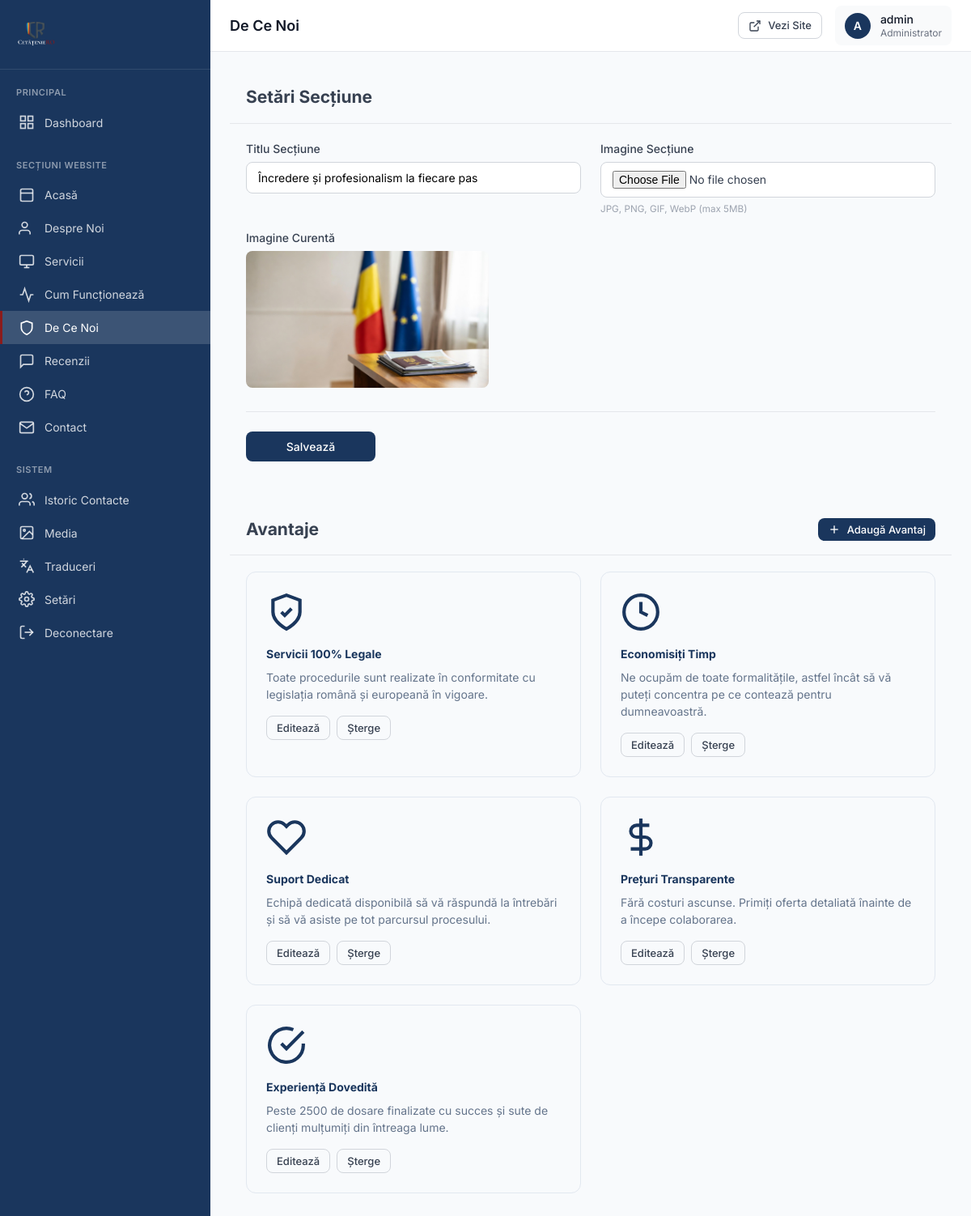
Page /admin/sections/why-us.php (signed in) on the committed database.
### tables this page shows
CREATE TABLE `why_us` (
  `id` int(11) NOT NULL,
  `section_label` varchar(100) DEFAULT NULL,
  `title` varchar(255) DEFAULT NULL,
  `image_url` text DEFAULT NULL,
  `created_at` timestamp NOT NULL DEFAULT current_timestamp(),
  `updated_at` timestamp NOT NULL DEFAULT current_timestamp() ON UPDATE current_timestamp()
);

CREATE TABLE `why_us_items` (
  `id` int(11) NOT NULL,
  `icon_svg` text DEFAULT NULL,
  `title` varchar(255) NOT NULL,
  `description` text DEFAULT NULL,
  `sort_order` int(11) DEFAULT 0,
  `enabled` tinyint(1) DEFAULT 1,
  `created_at` timestamp NOT NULL DEFAULT current_timestamp(),
  `updated_at` timestamp NOT NULL DEFAULT current_timestamp() ON UPDATE current_timestamp()
);

### admin/sections/why-us.php (the view, shortened to what this page needs)
<?php
require_once '../../config.php';
$section = $pdo->query("SELECT * FROM why_us WHERE id = 1")->fetch(PDO::FETCH_ASSOC);
$items = $pdo->query("SELECT * FROM why_us_items ORDER BY sort_order ASC")->fetchAll(PDO::FETCH_ASSOC);
include '../includes/header.php';
?>
<div class="content-card">
    <div class="card-header">
        <h2>Setări Secțiune</h2>
    </div>
    <div class="card-body">
        <form method="POST" enctype="multipart/form-data">
            <div class="form-row">
                <div class="form-group col-md-6">
                    <label for="title">Titlu Secțiune</label>
                    <input type="text" id="title" name="title" class="form-control"
                           value="<?php echo htmlspecialchars($section['title'] ?? 'De Ce Să Ne Alegeți'); ?>" required>
                </div>
                <div class="form-group col-md-6">
                    <label for="image">Imagine Secțiune</label>
                    <input type="file" id="image" name="image" class="form-control" accept="image/*">
                    <small class="form-text text-muted">JPG, PNG, GIF, WebP (max 5MB)</small>
                </div>
            </div>
            <?php if (!empty($section['image_url'])): ?>
            <div class="form-row">
                <div class="form-group col-md-12">
                    <label>Imagine Curentă</label>
                    <div class="current-image-preview" style="max-width: 300px;">
                        <img src="<?php echo htmlspecialchars($section['image_url']); ?>" alt="Imagine curentă" style="width: 100%; border-radius: 8px;">
                    </div>
                </div>
            </div>
            <?php endif; ?>
            <div class="form-actions">
                <button type="submit" class="btn btn-primary">Salvează</button>
            </div>
        </form>
    </div>
</div>
<div class="content-card mt-4">
    <div class="card-header">
        <h2>Avantaje</h2>
        <button type="button" class="btn btn-sm btn-primary" onclick="openItemModal()">
            <svg viewBox="0 0 24 24" fill="none" stroke="currentColor" stroke-width="2">
                <line x1="12" y1="5" x2="12" y2="19"/><line x1="5" y1="12" x2="19" y2="12"/>
            </svg>
            Adaugă Avantaj
        </button>
    </div>
    <div class="card-body">
        <?php if (empty($items)): ?>
            <div class="empty-state"><p>Nu există avantaje. Adăugați primul avantaj.</p></div>
        <?php else: ?>
            <div class="advantages-grid">
                <?php foreach ($items as $item): ?>
                <div class="advantage-card">
                    <div class="advantage-icon"><?php echo html_entity_decode($item['icon_svg']); ?></div>
                    <h4><?php echo htmlspecialchars($item['title']); ?></h4>
                    <p><?php echo htmlspecialchars($item['description']); ?></p>
                    <div class="advantage-actions">
                        <button type="button" class="btn btn-sm btn-outline"
                                onclick="editItem(<?php echo htmlspecialchars(json_encode(array_merge($item, ['icon_svg' => html_entity_decode($item['icon_svg'])]))); ?>)">Editează</button>
                        <form method="POST" style="display:inline" onsubmit="return confirmDelete()">
                            <button type="submit" class="btn btn-sm btn-outline btn-danger">Șterge</button>
                        </form>
                    </div>
                </div>
                <?php endforeach; ?>
            </div>
        <?php endif; ?>
    </div>
</div>
<?php include '../includes/footer.php'; ?>

### admin/assets/css/admin.css (style rules this page uses)
:root { --admin-primary: #1a365d; --admin-primary-dark: #0f2341; --admin-primary-light: #2c5282; --admin-accent: #8b1c1c; --admin-accent-light: #a52a2a; --admin-success: #10b981; --admin-warning: #f59e0b; --admin-error: #ef4444; --admin-info: #3b82f6; --admin-bg: #f8fafc; --admin-white: #ffffff; --admin-gray-50: #f9fafb; --admin-gray-100: #f3f4f6; --admin-gray-200: #e5e7eb; --admin-gray-300: #d1d5db; --admin-gray-400: #9ca3af; --admin-gray-500: #6b7280; --admin-gray-600: #4b5563; --admin-gray-700: #374151; --admin-gray-800: #1f2937; --admin-gray-900: #111827; --admin-sidebar-width: 260px; --admin-header-height: 64px; --admin-radius: 8px; --admin-radius-lg: 12px; --admin-shadow: 0 1px 3px rgba(0,0,0,0.1); --admin-shadow-lg: 0 10px 25px rgba(0,0,0,0.1); --admin-font: 'Inter', -apple-system, BlinkMacSystemFont, sans-serif; }
* { box-sizing: border-box; margin: 0; padding: 0; }
body { font-family: var(--admin-font); font-size: 14px; line-height: 1.5; color: var(--admin-gray-700); background-color: var(--admin-bg); }
img { max-width: 100%; height: auto; }
.form-group { display: flex; flex-direction: column; gap: 6px; }
.form-group label { font-weight: 500; color: var(--admin-gray-700); font-size: 14px; }
.form-group input, .form-group select, .form-group textarea { width: 100%; padding: 10px 14px; border: 1px solid var(--admin-gray-300); border-radius: var(--admin-radius); font-size: 14px; font-family: inherit; transition: all 0.2s; background: var(--admin-white); }
.form-row { display: grid; grid-template-columns: repeat(2, 1fr); gap: 16px; }
.btn { display: inline-flex; align-items: center; justify-content: center; gap: 8px; padding: 10px 20px; border: none; border-radius: var(--admin-radius); font-size: 14px; font-weight: 500; font-family: inherit; cursor: pointer; transition: all 0.2s; }
.btn svg { width: 18px; height: 18px; }
.btn-primary { background: var(--admin-primary); color: var(--admin-white); }
.btn-danger { background: var(--admin-error); color: var(--admin-white); }
.btn-outline { background: transparent; border: 1px solid var(--admin-gray-300); color: var(--admin-gray-700); }
.btn-sm { padding: 6px 12px; font-size: 13px; }
.btn-sm svg { width: 16px; height: 16px; }
.card-header { padding: 16px 20px; border-bottom: 1px solid var(--admin-gray-200); display: flex; align-items: center; justify-content: space-between; }
.card-body { padding: 20px; }
.form-actions { display: flex; justify-content: flex-start; align-items: center; gap: 12px; margin-top: 24px; padding-top: 24px; border-top: 1px solid var(--admin-gray-200); }
.form-actions .btn { min-width: 160px; }
.text-muted { color: var(--admin-gray-400); }

### admin/sections/why-us.php (style rules this page uses)
.form-row { display: flex; gap: 1.5rem; margin-bottom: 1rem; }
.form-row .form-group { flex: 1; margin-bottom: 0; }
.col-md-6 { flex: 0 0 calc(50% - 0.75rem); }
.mt-4 { margin-top: 2rem; }
.advantages-grid { display: grid; grid-template-columns: repeat(auto-fill, minmax(280px, 1fr)); gap: 1.5rem; }
.advantage-card { background: #f8fafc; border-radius: 12px; padding: 1.5rem; border: 1px solid #e2e8f0; }
.advantage-icon { width: 50px; height: 50px; margin-bottom: 1rem; color: #1a365d; }
.advantage-icon svg { width: 100%; height: 100%; }
.advantage-card h4 { margin: 0 0 0.5rem 0; color: #1a365d; }
.advantage-card p { color: #64748b; font-size: 0.875rem; margin: 0 0 1rem 0; }
.advantage-actions { display: flex; gap: 0.5rem; }

### rows in the picture
why_us: title "Încredere și profesionalism la fiecare pas", image_url (picture)
why_us_items: title "Servicii 100% Legale", description "Toate procedurile sunt realizate în conformitate cu legislația română și europeană în vigoare."
why_us_items: title "Economisiți Timp", description "Ne ocupăm de toate formalitățile, astfel încât să vă puteți concentra pe ce contează pentru dumneavoastră."
why_us_items: title "Suport Dedicat", description "Echipă dedicată disponibilă să vă răspundă la întrebări și să vă asiste pe tot parcursul procesului."
why_us_items: title "Prețuri Transparente", description "Fără costuri ascunse. Primiți oferta detaliată înainte de a începe colaborarea."
why_us_items: title "Experiență Dovedită", description "Peste 2500 de dosare finalizate cu succes și sute de clienți mulțumiți din întreaga lume."

### other values in the picture
$pageTitle "De Ce Noi"
substr($_SESSION['admin_user'] ?? 'A', 0, 1) "A"
$_SESSION['admin_user'] "admin"
